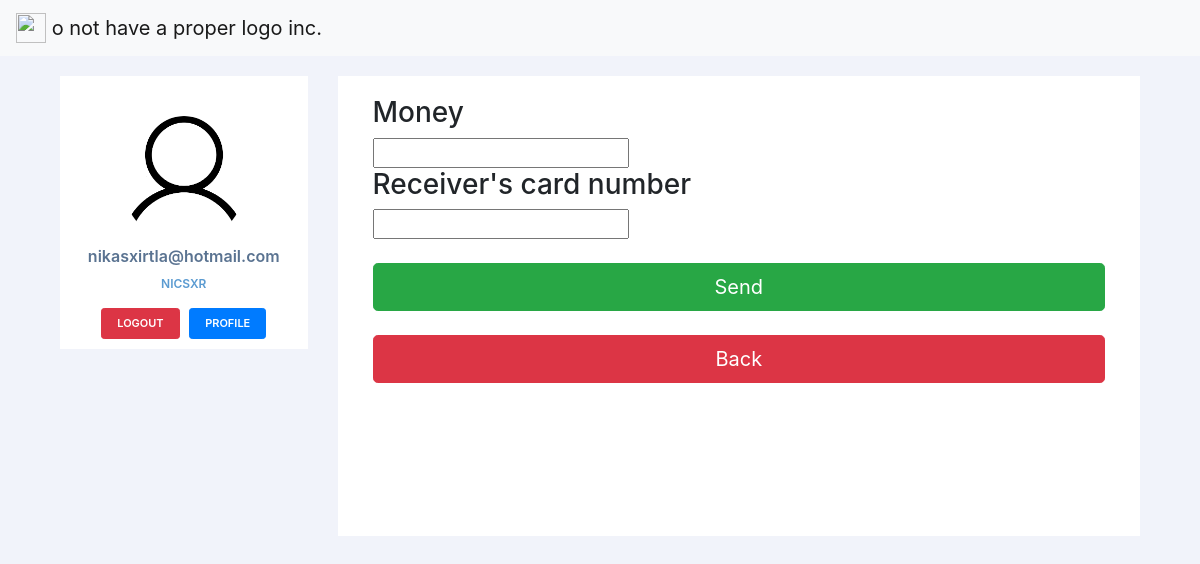
Before: /dashboard/send (signed in) with the older database file.
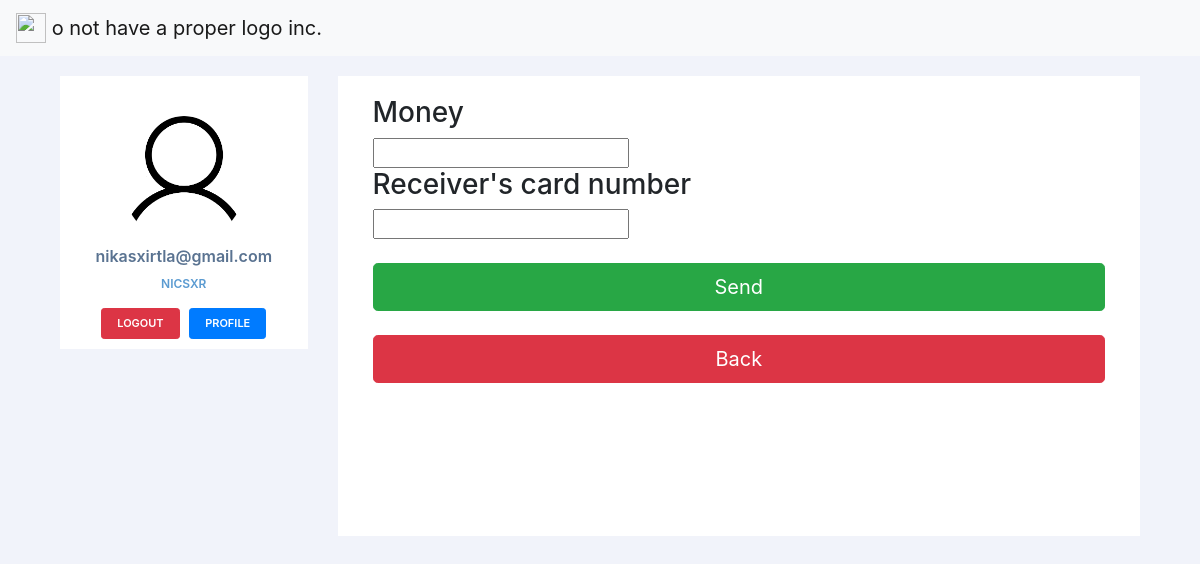
After: the same page with the newer database file.
### accounts/models.py (models this page shows, shortened)
class Account(AbstractBaseUser):
	email 					= models.EmailField(verbose_name="email", max_length=60, unique=True)
	username 				= models.CharField(max_length=30, unique=True)
	date_joined				= models.DateTimeField(verbose_name='date joined', auto_now_add=True)
	last_login				= models.DateTimeField(verbose_name='last login', auto_now=True)
	is_admin				= models.BooleanField(default=False)
	is_active				= models.BooleanField(default=True)
	is_staff				= models.BooleanField(default=False)
	is_superuser			= models.BooleanField(default=False)
	card_number 			= models.CharField(default=random_card(10), max_length=10)
	money                   = models.FloatField(default=10)
	USERNAME_FIELD = 'username'
	REQUIRED_FIELDS = ['email']
	objects = MyAccountManager()

### accounts/views.py (the view, shortened to what this page needs)
# urls.py: path('dashboard/send', send_view),
@login_required
def send_view(request):
    user = request.user
    form = SendMoneyForm(request.POST)
    context = {
        'form': form,
    }
    return render(request, 'dashboard/send.html', context)

### accounts/forms.py (shortened to what this page needs)
class SendMoneyForm(forms.Form):
    money = forms.FloatField(label='Money to send')
    receiver_card = forms.CharField(label='Card ID')

### templates/dashboard/send.html (shortened to what this page needs)
{% extends "dashboard/base.html" %}
{% block content %}
<div class="container">
    <form method="POST" accept-charset="UTF-8">
        <h3>Money</h3>
        {{form.money}}
        <h3>Receiver's card number</h3>
        {{form.receiver_card}}
        <br>
        <br>
        <input class="btn btn-lg btn-success btn-block" type="submit" value="Send">
    </form>
    <br>
    <button type="button" class="btn btn-lg btn-danger btn-block" onclick="location.href = '/dashboard';">Back</button>
</div>
{% endblock content %}

### templates/dashboard/base.html (shortened to what this page needs)
{% load static %}
<!doctype html>
<html lang="en">
  <head>
    <link rel="stylesheet" href="https://stackpath.bootstrapcdn.com/bootstrap/4.4.1/css/bootstrap.min.css">
    <link rel="stylesheet" type="text/css" href="{% static 'css/style.css' %}">
  </head>
	<body>
    <nav class="navbar navbar-light bg-light">
      <a class="navbar-brand" href="/dashboard">
        <img src="https://upload.wikimedia.org/wikipedia/commons/thumb/8/82/Discord_black_D.svg/778px-Discord_black_D.svg.png" width="30" height="30" class="d-inline-block align-top" alt="">
        o not have a proper logo inc.
      </a>
    </nav>
    <div class="container">
      <div class="row profile">
          <div class="col-md-3">
              <div class="profile-sidebar">
                  <div class="profile-usertitle">
                      <div class="profile-userpic">
                          <a href='/dashboard'><img src="{% static 'profile_placeholder.png' %}" class="img-responsive" alt=""></a>
                      </div>
                      <div class="profile-usertitle-name">
                          {{user.email}}
                      </div>
                      <div class="profile-usertitle-job">
                          {{user.username}}
                      </div>
                  </div>
                  <div class="profile-userbuttons">
                      <button type="button" class="btn btn-danger btn-sm" onclick="location.href = '/logout';"> Logout </button>
                      <button type="button" class="btn btn-primary btn-sm" onclick="location.href = '/dashboard/profile';">Profile</button>
                  </div>
              </div>
              <br>
          </div>
          <div class="col-md-9">
              <div class="profile-content">
                {% block content %}{% endblock content %}
              </div>
          </div>
      </div>
  </div>
	</body>
</html>

Changed rows visible on the page:
changed Account "NICSXR": email "nikasxirtla@hotmail.com" → "nikasxirtla@gmail.com"
